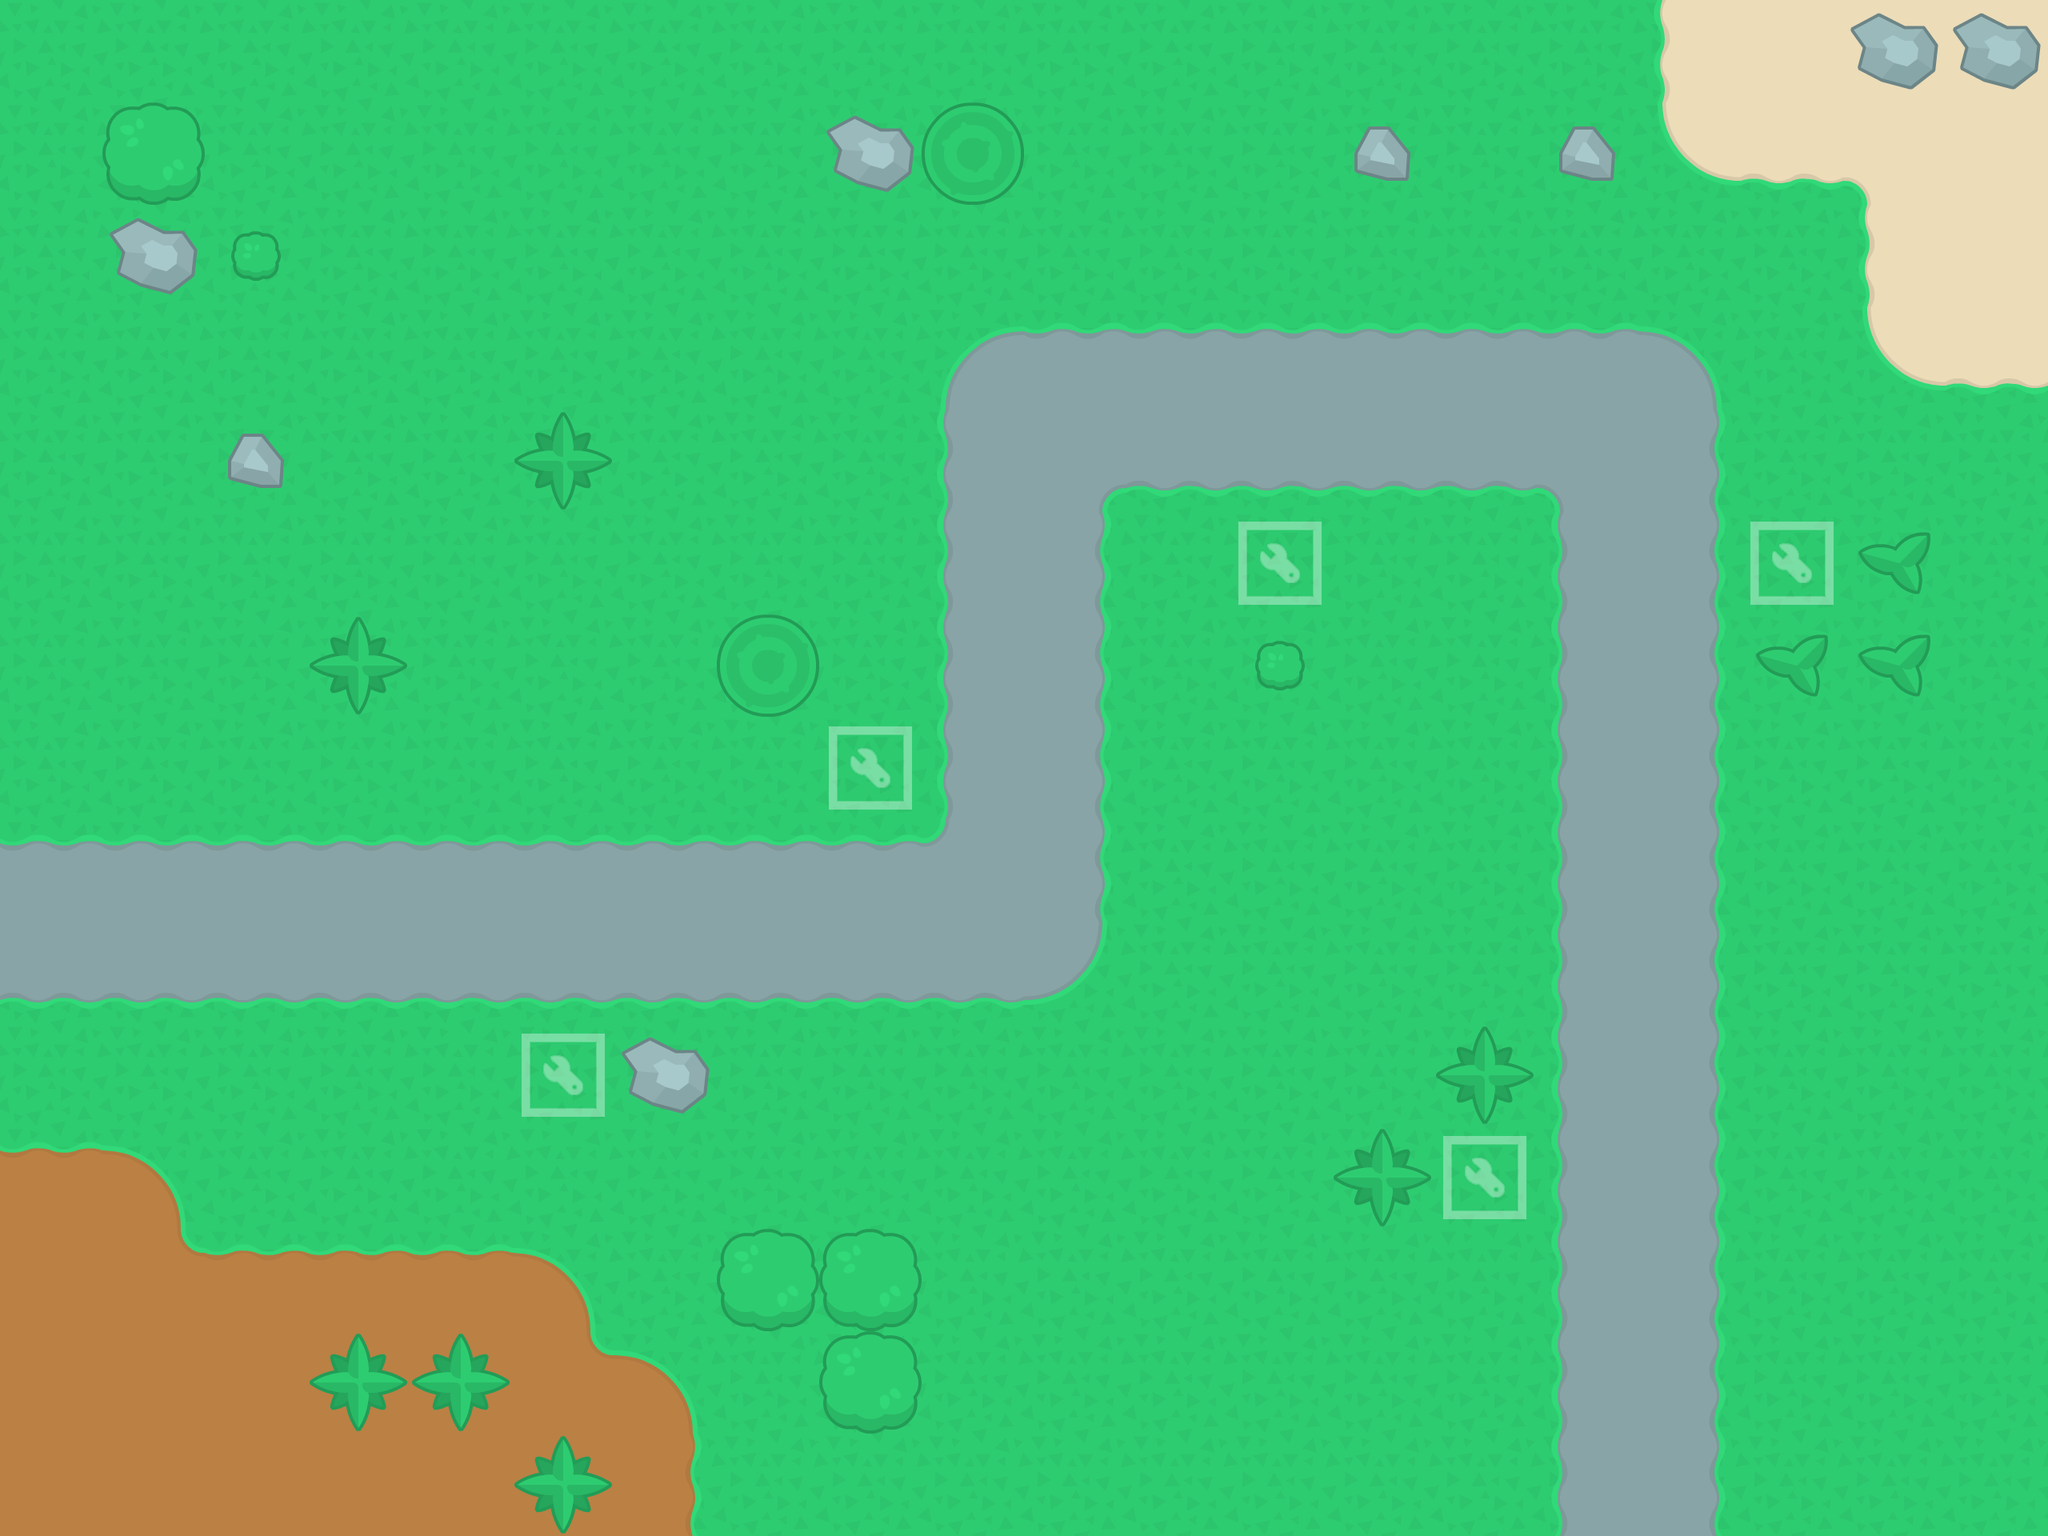

A 2D game scene composited from a Tiled map and its tileset images. What follows is a short description and the map's XML, with every tile layer's data as written:
An orthogonal 20x15 tile map with 128x128 px tiles, 2 tile layers (Map, Decor).

<map version="1.2" tiledversion="1.3.3" orientation="orthogonal" renderorder="right-down" width="20" height="15" tilewidth="128" tileheight="128" infinite="0" nextlayerid="5" nextobjectid="1">
 <tileset firstgid="1" source="../tilesheet/tilesheet.tsx" />
 <layer id="1" name="Map" width="20" height="15">
  <data encoding="csv">
163,163,163,25,25,163,25,232,232,163,232,232,232,25,163,163,164,199,194,194,
25,232,163,25,25,25,163,232,232,232,25,25,25,232,232,25,165,140,141,189,
163,232,163,25,25,232,25,25,232,232,232,25,25,163,25,232,232,232,164,199,
232,232,25,25,232,232,25,25,163,211,255,255,255,255,255,255,212,163,165,140,
25,232,232,163,25,25,232,163,163,233,208,209,209,209,209,210,231,25,232,232,
25,25,163,232,25,25,25,25,163,233,231,163,25,163,163,233,231,232,163,232,
232,25,232,25,232,25,25,232,163,233,231,25,163,25,25,233,231,232,25,232,
232,232,25,25,25,163,25,163,163,233,231,25,163,163,25,233,231,232,25,232,
255,255,255,255,255,255,255,255,255,256,231,163,163,232,232,233,231,25,232,232,
209,209,209,209,209,209,209,209,209,209,235,163,232,25,163,233,231,25,163,25,
163,163,25,163,163,163,232,25,232,232,25,163,232,25,25,233,231,163,163,232,
48,5,25,25,232,25,163,163,163,232,232,25,163,163,25,233,231,25,163,25,
61,47,48,48,48,5,232,232,25,163,25,232,163,163,163,233,231,232,232,163,
56,51,56,51,51,47,5,163,163,25,25,25,25,25,232,233,231,163,163,25,
61,56,51,56,56,56,24,232,25,163,163,163,163,163,232,233,231,25,25,25
</data>
 </layer>
 <layer id="3" name="Decor" width="20" height="15">
  <data encoding="csv">
0,0,0,0,0,0,0,0,0,0,0,0,0,0,0,0,0,0,137,137,
0,131,0,0,0,0,0,0,137,134,0,0,0,136,0,136,0,0,0,0,
0,137,132,0,0,0,0,0,0,0,0,0,0,0,0,0,0,0,0,0,
0,0,0,0,0,0,0,0,0,0,0,0,0,0,0,0,0,0,0,0,
0,0,136,0,0,135,0,0,0,0,0,0,0,0,0,0,0,0,0,0,
0,0,0,0,0,0,0,0,0,0,0,0,17,0,0,0,0,17,133,0,
0,0,0,135,0,0,0,134,0,0,0,0,132,0,0,0,0,133,133,0,
0,0,0,0,0,0,0,0,17,0,0,0,0,0,0,0,0,0,0,0,
0,0,0,0,0,0,0,0,0,0,0,0,0,0,0,0,0,0,0,0,
0,0,0,0,0,0,0,0,0,0,0,0,0,0,0,0,0,0,0,0,
0,0,0,0,0,17,137,0,0,0,0,0,0,0,135,0,0,0,0,0,
0,0,0,0,0,0,0,0,0,0,0,0,0,135,17,0,0,0,0,0,
0,0,0,0,0,0,0,131,131,0,0,0,0,0,0,0,0,0,0,0,
0,0,0,135,135,0,0,0,131,0,0,0,0,0,0,0,0,0,0,0,
0,0,0,0,0,135,0,0,0,0,0,0,0,0,0,0,0,0,0,0
</data>
 </layer>
</map>